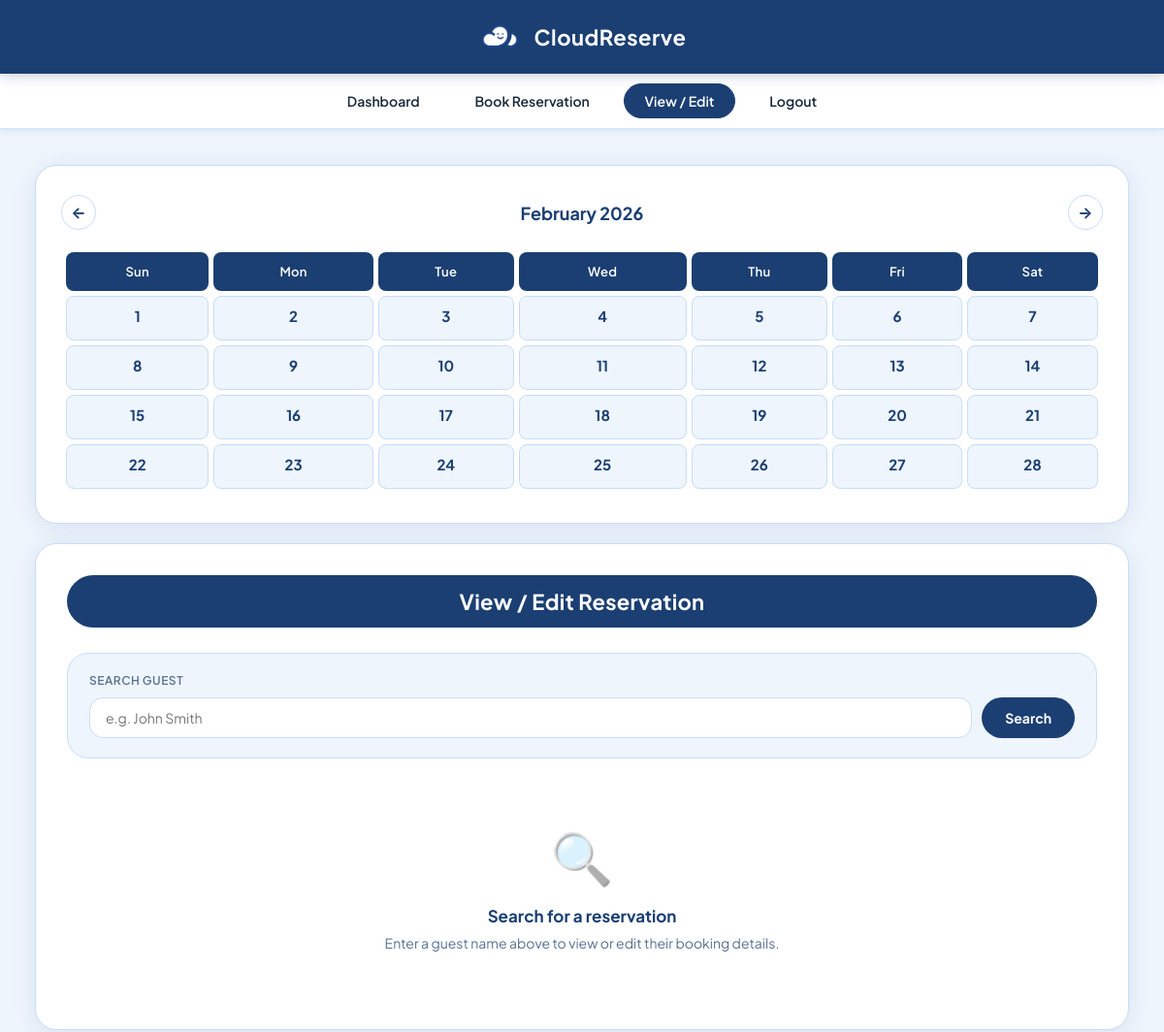
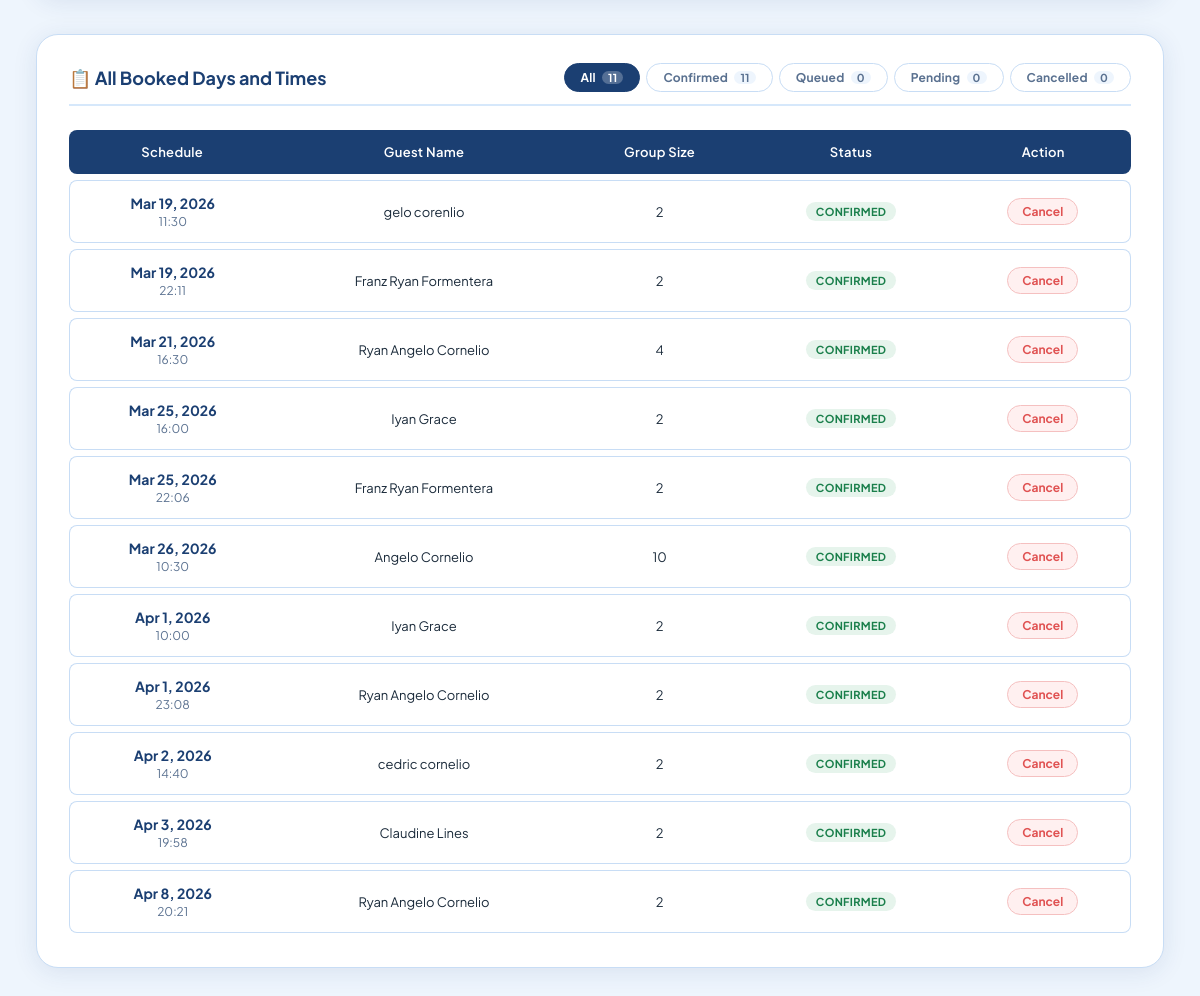
Screenshot of /view_edit?month=2&year=2026 (signed in) with the database file from the repository (2 pictures, top to bottom).
### tables this page shows
CREATE TABLE reservation (
    id INTEGER PRIMARY KEY AUTOINCREMENT,
    guest_name TEXT NOT NULL,
    contact TEXT,
    email TEXT NOT NULL,
    date TEXT NOT NULL,
    time TEXT NOT NULL,
    group_size INTEGER NOT NULL,
    status TEXT NOT NULL,
    staff_id INTEGER,
    FOREIGN KEY(staff_id) REFERENCES staff(id)
);

### app.py (the view, shortened to what this page needs)
@app.route('/view_edit', methods=['GET', 'POST'])
def view_edit():
    if 'staff_id' not in session:
        return redirect(url_for('index'))
    reservation = None
    error       = None
    db          = get_db()
    all_reservations = [dict(r) for r in db.execute(
        'SELECT * FROM reservation ORDER BY date, time'
    ).fetchall()]
    today = datetime.date.today()
    try:
        month = int(request.args.get('month', today.month))
        year  = int(request.args.get('year',  today.year))
    except ValueError:
        month, year = today.month, today.year
    if month < 1:
        month, year = 12, year - 1
    elif month > 12:
        month, year = 1, year + 1
    prev_month, prev_year, next_month, next_year, month_name = get_calendar_nav(year, month)
    calendar = build_calendar(year, month, all_reservations)
    return render_template('view_edit.html',
        reservation=reservation,
        error=error,
        all_reservations=all_reservations,
        calendar=calendar,
        month=month,
        year=year,
        month_name=month_name,
        prev_month=prev_month,
        prev_year=prev_year,
        next_month=next_month,
        next_year=next_year
    )

### app.py (called while the page is built)
def get_db():
    conn = sqlite3.connect(DATABASE)
    conn.row_factory = sqlite3.Row
    return conn

def build_calendar(year, month, all_reservations):
    first_day = datetime.date(year, month, 1)
    last_day = (first_day.replace(day=28) + datetime.timedelta(days=4)).replace(day=1) - datetime.timedelta(days=1)
    calendar = []
    week = []
    for _ in range((first_day.weekday() + 1) % 7):
        week.append(None)
    for d in range(1, last_day.day + 1):
        date_obj = datetime.date(year, month, d)
        date_str = date_obj.strftime('%Y-%m-%d')
        bookings = [r for r in all_reservations if r['date'] == date_str]
        week.append({'day': d, 'date': date_str, 'bookings': bookings})
        if len(week) == 7:
            calendar.append(week)
            week = []
    if week:
        while len(week) < 7:
            week.append(None)
        calendar.append(week)
    return calendar

def get_calendar_nav(year, month):
    prev_month = month - 1 if month > 1 else 12
    prev_year  = year     if month > 1 else year - 1
    next_month = month + 1 if month < 12 else 1
    next_year  = year     if month < 12 else year + 1
    month_name = datetime.date(year, month, 1).strftime('%B')
    return prev_month, prev_year, next_month, next_year, month_name

### templates/view_edit.html (shortened to what this page needs)
<!DOCTYPE html>
<html lang="en">
<head>
    <link rel="stylesheet" href="/static/style.css">
</head>
<body>
    <header>
        <div class="header-inner">
            <img src="/static/logo.png" alt="CloudReserve Logo" class="header-logo">
            <span class="header-title">CloudReserve</span>
        </div>
    </header>
    <nav>
        <a href="/dashboard">Dashboard</a>
        <a href="/reserve">Book Reservation</a>
        <a href="/view_edit" class="active">View / Edit</a>
        <a href="#" onclick="event.preventDefault(); openModal('logoutOverlay')">Logout</a>
    </nav>
    <main>
        <div class="flex-container">
            <section class="calendar-section large-calendar">
                <div class="calendar-nav">
                    <a class="cal-nav-btn" href="/view_edit?month={{ prev_month }}&amp;year={{ prev_year }}" title="Previous month">&#8592;</a>
                    <span class="calendar-nav-title">{{ month_name }} {{ year }}</span>
                    <a class="cal-nav-btn" href="/view_edit?month={{ next_month }}&amp;year={{ next_year }}" title="Next month">&#8594;</a>
                </div>
                <table class="calendar-table">
                    <thead>
                        <tr><th>Sun</th><th>Mon</th><th>Tue</th><th>Wed</th><th>Thu</th><th>Fri</th><th>Sat</th></tr>
                    </thead>
                    <tbody>
                        {% for week in calendar %}
                            <tr>
                            {% for day in week %}
                                {% if day %}
                                    <td class="{% if day.bookings|length > 0 %}booked-day has-bookings{% endif %}"
                                        >
                                        <div>{{ day.day }}</div>
                                    </td>
                                {% else %}
                                    <td></td>
                                {% endif %}
                            {% endfor %}
                            </tr>
                        {% endfor %}
                    </tbody>
                </table>
            </section>
            <section class="edit-section">
                <h2>View / Edit Reservation</h2>
                <div class="search-box" id="searchBox">
                    <div class="search-box-header">
                        <label for="guest_name_input">Search Guest</label>
                    </div>
                    <form method="post" action="/view_edit" id="searchForm">
                        <div class="search-input-row {% if reservation %}hidden{% endif %}" id="searchInputRow">
                            <input type="text" id="guest_name_input" name="guest_name"
                                   placeholder="e.g. John Smith" required
                                   value="{{ request.form.guest_name if request.form.guest_name and not reservation else '' }}">
                            <button type="submit">Search</button>
                        </div>
                    </form>
                </div>
                {% if not reservation and not error %}
                <div class="empty-state">
                    <span class="empty-state-icon">🔍</span>
                    <div class="empty-state-title">Search for a reservation</div>
                    <div class="empty-state-sub">Enter a guest name above to view or edit their booking details.</div>
                </div>
                {% endif %}
            </section>
        </div>
        <div class="bookings-always-section">
            <div class="bookings-always-card">
                <div class="bookings-card-header">
                    <h3>📋 All Booked Days and Times</h3>
                    <div class="filter-tabs" id="filterTabs">
                        <button class="filter-tab active" data-filter="all"
                            onclick="filterTable('all')">
                            All <span class="tab-count" id="count-all">0</span>
                        </button>
                        <button class="filter-tab" data-filter="confirmed"
                            onclick="filterTable('confirmed')">
                            Confirmed <span class="tab-count" id="count-confirmed">0</span>
                        </button>
                        <button class="filter-tab" data-filter="queued"
                            onclick="filterTable('queued')">
                            Queued <span class="tab-count" id="count-queued">0</span>
                        </button>
                        <button class="filter-tab" data-filter="pending"
                            onclick="filterTable('pending')">
                            Pending <span class="tab-count" id="count-pending">0</span>
                        </button>
                        <button class="filter-tab" data-filter="cancelled"
                            onclick="filterTable('cancelled')">
                            Cancelled <span class="tab-count" id="count-cancelled">0</span>
                        </button>
                    </div>
                </div>
                <table class="bookings-table" id="allBookingsTable">
                    <thead>
                        <tr>
                            <th>Schedule</th>
                            <th>Guest Name</th>
                            <th>Group Size</th>
                            <th>Status</th>
                            <th>Action</th>
                        </tr>
                    </thead>
                    <tbody>
                        {% if all_reservations and all_reservations|length > 0 %}
                            {% for r in all_reservations %}
                            <tr data-date="{{ r.date }}" data-status="{{ r.status | lower }}">
                                <td>
                                    <div style="font-weight:700; color:var(--blue-deep); font-size:14px;"
                                         data-rawdate="{{ r.date }}">{{ r.date }}</div>
                                    <div style="font-size:12px; color:var(--text-muted); margin-top:2px;">{{ r.time }}</div>
                                </td>
                                <td>{{ r.guest_name }}</td>
                                <td>{{ r.group_size }}</td>
                                <td>
                                    {% if r.status == 'confirmed' %}
                                        <span class="badge badge-confirmed">Confirmed</span>
                                    {% elif r.status == 'queued' %}
                                        <span class="badge badge-queued">Queued</span>
                                    {% elif r.status == 'cancelled' %}
                                        <span class="badge badge-cancelled">Cancelled</span>
                                    {% else %}
                                        <span class="badge badge-pending">Pending</span>
                                    {% endif %}
                                </td>
                                <td>
                                    <button class="btn-delete"
                                        onclick="confirmDelete('{{ r.id }}', '{{ r.guest_name }}')">
                                        Cancel
                                    </button>
                                </td>
                            </tr>
                            {% endfor %}
                        {% else %}
                            <tr id="noDataRow">
                                <td colspan="5" style="text-align:center; padding:24px; color:var(--text-muted); font-style:italic;">
                                    No bookings found.
                                </td>
                            </tr>
                        {% endif %}
                    </tbody>
                </table>
            </div>
        </div>
    </main>
</body>
</html>

### static/style.css (style rules this page uses)
*, *::before, *::after { margin: 0; padding: 0; box-sizing: border-box; }
:root { --blue-deep: #1b3f72; --blue-mid: #2d5f9e; --blue-bright: #3a7bd5; --blue-light: #d6e8fb; --blue-pale: #eef5fd; --white: #ffffff; --text-dark: #1a2a3a; --text-muted: #5a7190; --border: #c8ddf5; --danger: #e05252; --radius-sm: 8px; --radius-md: 14px; --radius-lg: 22px; --radius-pill: 999px; --shadow-card: 0 4px 24px rgba(27, 63, 114, 0.10); --shadow-hover: 0 8px 32px rgba(27, 63, 114, 0.18); --font: 'Plus Jakarta Sans', -apple-system, BlinkMacSystemFont, sans-serif; }
body { font-family: var(--font); background: var(--blue-pale); color: var(--text-dark); min-height: 100vh; overflow-x: hidden; }
header { background: var(--blue-deep); padding: 0; position: relative; z-index: 10; box-shadow: 0 2px 12px rgba(27, 63, 114, 0.25); }
nav { background: var(--white); padding: 10px 24px; text-align: center; border-bottom: 2px solid var(--blue-light); box-shadow: 0 2px 8px rgba(27, 63, 114, 0.07); backdrop-filter: none; }
nav a { color: var(--text-dark); text-decoration: none; margin: 0 6px; font-weight: 600; font-size: 14px; padding: 8px 20px; border-radius: var(--radius-pill); border: 1.5px solid transparent; transition: all 0.2s ease; display: inline-block; background: none; }
.flex-container { display: flex; gap: 24px; justify-content: stretch; align-items: flex-start; margin: 36px auto; width: 94%; max-width: 1500px; min-height: 600px; position: relative; z-index: 1; background: transparent; }
.calendar-section.large-calendar { flex: 0 0 44%; background: var(--white); border-radius: var(--radius-lg); box-shadow: var(--shadow-card); padding: 30px 26px; border: 1.5px solid var(--border); transition: box-shadow 0.25s ease, transform 0.25s ease; }
.calendar-table { width: 100%; border-collapse: separate; border-spacing: 5px; margin-top: 12px; font-size: 14px; background: transparent; border-radius: 0; }
.calendar-table th { padding: 12px 4px; text-align: center; background: var(--blue-deep); color: var(--white); font-weight: 600; font-size: 13px; border-radius: var(--radius-sm); letter-spacing: 0.3px; box-shadow: none; }
.calendar-table td { padding: 10px 4px; text-align: center; background: var(--blue-pale); border-radius: var(--radius-sm); border: 1.5px solid var(--border); transition: all 0.18s ease; vertical-align: top; min-height: 72px; box-shadow: none; }
.calendar-table td > div { font-weight: 700; font-size: 15px; margin-bottom: 5px; color: var(--blue-deep); }
.edit-section { flex: 0 0 56%; background: var(--white); border-radius: var(--radius-lg); box-shadow: var(--shadow-card); padding: 32px 32px; border: 1.5px solid var(--border); transition: box-shadow 0.25s ease, transform 0.25s ease; }
.edit-section h2 { color: var(--white); text-align: center; margin-bottom: 26px; font-size: 22px; font-weight: 700; background: var(--blue-deep); padding: 13px 28px; border-radius: var(--radius-pill); display: block; width: 100%; letter-spacing: 0.3px; box-shadow: none; border: none; }
.bookings-table { width: 100%; border-collapse: separate; border-spacing: 0 6px; margin-top: 16px; background: transparent; }
.bookings-table th { background: var(--blue-deep); color: var(--white); font-weight: 600; font-size: 13px; padding: 14px 12px; text-align: center; letter-spacing: 0.3px; white-space: nowrap; border-radius: 0; }
.bookings-table th:first-child { border-radius: var(--radius-sm) 0 0 var(--radius-sm); }
.bookings-table th:last-child { border-radius: 0 var(--radius-sm) var(--radius-sm) 0; }
.bookings-table td { padding: 13px 12px; text-align: center; background: var(--white); border-top: 1px solid var(--border); border-bottom: 1px solid var(--border); font-size: 13px; color: var(--text-dark); transition: background 0.15s; }
.bookings-table td:first-child { border-left: 1px solid var(--border); border-radius: var(--radius-sm) 0 0 var(--radius-sm); }
.bookings-table td:last-child { border-right: 1px solid var(--border); border-radius: 0 var(--radius-sm) var(--radius-sm) 0; }
@media (max-width: 1200px) { .flex-container { flex-direction: column; gap: 20px; } }
@media (max-width: 1200px) { .calendar-section.large-calendar, .edit-section { flex: 0 0 100%; width: 100%; } }
@media (max-width: 1200px) { .calendar-table { font-size: 13px; } }

### rows the page displays
reservation: time "11:30", guest_name "gelo corenlio", group_size "2", status "CONFIRMED"
reservation: time "22:11", guest_name "Franz Ryan Formentera", group_size "2", status "CONFIRMED"
reservation: time "16:30", guest_name "Ryan Angelo Cornelio", group_size "4", status "CONFIRMED"
reservation: time "16:00", guest_name "Iyan Grace", group_size "2", status "CONFIRMED"
reservation: time "22:06", guest_name "Franz Ryan Formentera", group_size "2", status "CONFIRMED"
reservation: time "10:30", guest_name "Angelo Cornelio", group_size "10", status "CONFIRMED"
reservation: time "10:00", guest_name "Iyan Grace", group_size "2", status "CONFIRMED"
reservation: time "23:08", guest_name "Ryan Angelo Cornelio", group_size "2", status "CONFIRMED"
reservation: time "14:40", guest_name "cedric cornelio", group_size "2", status "CONFIRMED"
reservation: time "19:58", guest_name "Claudine Lines", group_size "2", status "CONFIRMED"
reservation: time "20:21", guest_name "Ryan Angelo Cornelio", group_size "2", status "CONFIRMED"

### other values shown
{{ month_name }} "February"
{{ year }} "2026"
{{ day.day }} "1" "2" "3" "4" "5" "6" "7" "8" "9" "10" "11" "12" "13" "14" "15" "16" "17" "18" "19" "20" "21" "22" "23" "24" "25" "26" "27" "28"
